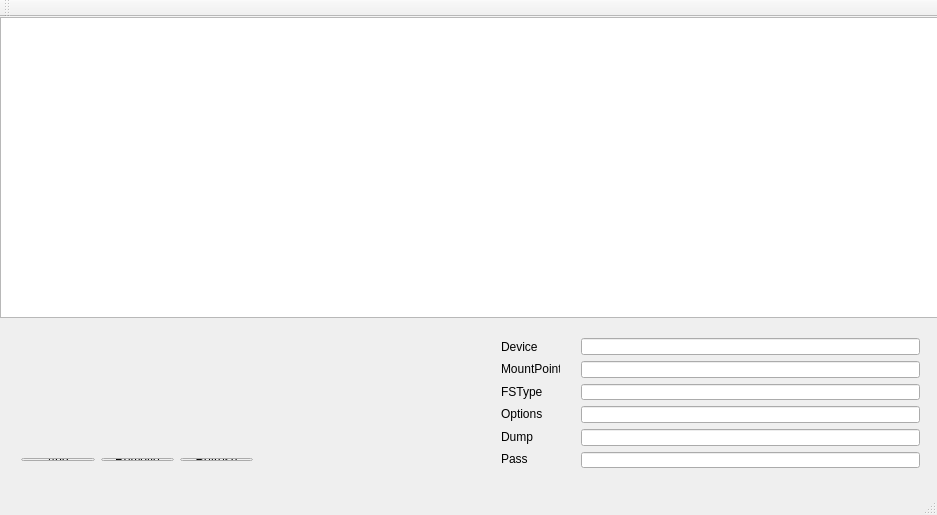
<?xml version="1.0" encoding="UTF-8"?>
<ui version="4.0">
 <class>FstabManager</class>
 <widget class="QMainWindow" name="FstabManager">
  <property name="geometry">
   <rect>
    <x>0</x>
    <y>0</y>
    <width>937</width>
    <height>515</height>
   </rect>
  </property>
  <property name="windowTitle">
   <string>Fstab Manager</string>
  </property>
  <widget class="QWidget" name="centralWidget">
   <widget class="QTextBrowser" name="textBrowser">
    <property name="geometry">
     <rect>
      <x>0</x>
      <y>0</y>
      <width>941</width>
      <height>301</height>
     </rect>
    </property>
   </widget>
   <widget class="QWidget" name="">
    <property name="geometry">
     <rect>
      <x>570</x>
      <y>310</y>
      <width>361</width>
      <height>152</height>
     </rect>
    </property>
    <layout class="QVBoxLayout" name="verticalLayout">
     <item>
      <widget class="QLineEdit" name="lineEdit"/>
     </item>
     <item>
      <widget class="QLineEdit" name="lineEdit_2"/>
     </item>
     <item>
      <widget class="QLineEdit" name="lineEdit_3"/>
     </item>
     <item>
      <widget class="QLineEdit" name="lineEdit_4"/>
     </item>
     <item>
      <widget class="QLineEdit" name="lineEdit_5"/>
     </item>
     <item>
      <widget class="QLineEdit" name="lineEdit_6"/>
     </item>
    </layout>
   </widget>
   <widget class="QWidget" name="">
    <property name="geometry">
     <rect>
      <x>10</x>
      <y>430</y>
      <width>254</width>
      <height>25</height>
     </rect>
    </property>
    <layout class="QHBoxLayout" name="horizontalLayout">
     <item>
      <widget class="QPushButton" name="pushButton">
       <property name="text">
        <string>Add</string>
       </property>
      </widget>
     </item>
     <item>
      <widget class="QPushButton" name="pushButton_2">
       <property name="text">
        <string>Remove</string>
       </property>
      </widget>
     </item>
     <item>
      <widget class="QPushButton" name="pushButton_3">
       <property name="text">
        <string>Refresh</string>
       </property>
      </widget>
     </item>
    </layout>
   </widget>
   <widget class="QWidget" name="">
    <property name="geometry">
     <rect>
      <x>490</x>
      <y>310</y>
      <width>81</width>
      <height>151</height>
     </rect>
    </property>
    <layout class="QVBoxLayout" name="verticalLayout_2">
     <item>
      <widget class="QLabel" name="label">
       <property name="text">
        <string>Device</string>
       </property>
      </widget>
     </item>
     <item>
      <widget class="QLabel" name="label_2">
       <property name="text">
        <string>MountPoint</string>
       </property>
      </widget>
     </item>
     <item>
      <widget class="QLabel" name="label_3">
       <property name="text">
        <string>FSType</string>
       </property>
      </widget>
     </item>
     <item>
      <widget class="QLabel" name="label_4">
       <property name="text">
        <string>Options</string>
       </property>
      </widget>
     </item>
     <item>
      <widget class="QLabel" name="label_5">
       <property name="text">
        <string>Dump</string>
       </property>
      </widget>
     </item>
     <item>
      <widget class="QLabel" name="label_6">
       <property name="text">
        <string>Pass</string>
       </property>
      </widget>
     </item>
    </layout>
   </widget>
  </widget>
  <widget class="QMenuBar" name="menuBar">
   <property name="geometry">
    <rect>
     <x>0</x>
     <y>0</y>
     <width>937</width>
     <height>21</height>
    </rect>
   </property>
  </widget>
  <widget class="QToolBar" name="mainToolBar">
   <attribute name="toolBarArea">
    <enum>TopToolBarArea</enum>
   </attribute>
   <attribute name="toolBarBreak">
    <bool>false</bool>
   </attribute>
  </widget>
  <widget class="QStatusBar" name="statusBar"/>
 </widget>
 <layoutdefault spacing="6" margin="11"/>
 <resources/>
 <connections/>
</ui>
